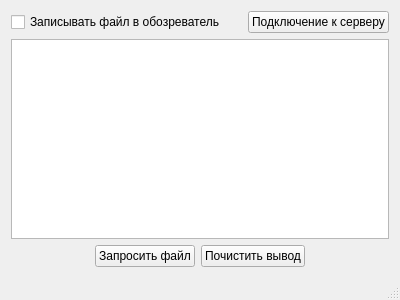
<?xml version="1.0" encoding="UTF-8"?>
<ui version="4.0">
 <class>MainWindow</class>
 <widget class="QMainWindow" name="MainWindow">
  <property name="geometry">
   <rect>
    <x>0</x>
    <y>0</y>
    <width>400</width>
    <height>300</height>
   </rect>
  </property>
  <property name="windowTitle">
   <string>MainWindow</string>
  </property>
  <widget class="QWidget" name="centralWidget">
   <layout class="QGridLayout" name="gridLayout">
    <item row="1" column="0">
     <widget class="QTextBrowser" name="textBrowser"/>
    </item>
    <item row="2" column="0">
     <layout class="QHBoxLayout" name="horizontalLayout">
      <item>
       <spacer name="horizontalSpacer_2">
        <property name="orientation">
         <enum>Qt::Horizontal</enum>
        </property>
        <property name="sizeHint" stdset="0">
         <size>
          <width>40</width>
          <height>20</height>
         </size>
        </property>
       </spacer>
      </item>
      <item>
       <widget class="QPushButton" name="btnloadFile">
        <property name="text">
         <string>Запросить файл</string>
        </property>
       </widget>
      </item>
      <item>
       <widget class="QPushButton" name="btnClear">
        <property name="text">
         <string>Почистить вывод</string>
        </property>
       </widget>
      </item>
      <item>
       <spacer name="horizontalSpacer">
        <property name="orientation">
         <enum>Qt::Horizontal</enum>
        </property>
        <property name="sizeHint" stdset="0">
         <size>
          <width>40</width>
          <height>20</height>
         </size>
        </property>
       </spacer>
      </item>
     </layout>
    </item>
    <item row="0" column="0">
     <layout class="QHBoxLayout" name="horizontalLayout_2">
      <item>
       <widget class="QCheckBox" name="writeOnly">
        <property name="text">
         <string>Записывать файл в обозреватель</string>
        </property>
       </widget>
      </item>
      <item>
       <spacer name="horizontalSpacer_3">
        <property name="orientation">
         <enum>Qt::Horizontal</enum>
        </property>
        <property name="sizeHint" stdset="0">
         <size>
          <width>40</width>
          <height>20</height>
         </size>
        </property>
       </spacer>
      </item>
      <item>
       <widget class="QPushButton" name="btnConnect">
        <property name="text">
         <string>Подключение к серверу</string>
        </property>
       </widget>
      </item>
     </layout>
    </item>
   </layout>
  </widget>
  <widget class="QStatusBar" name="statusBar"/>
 </widget>
 <layoutdefault spacing="6" margin="11"/>
 <resources/>
 <connections/>
</ui>
